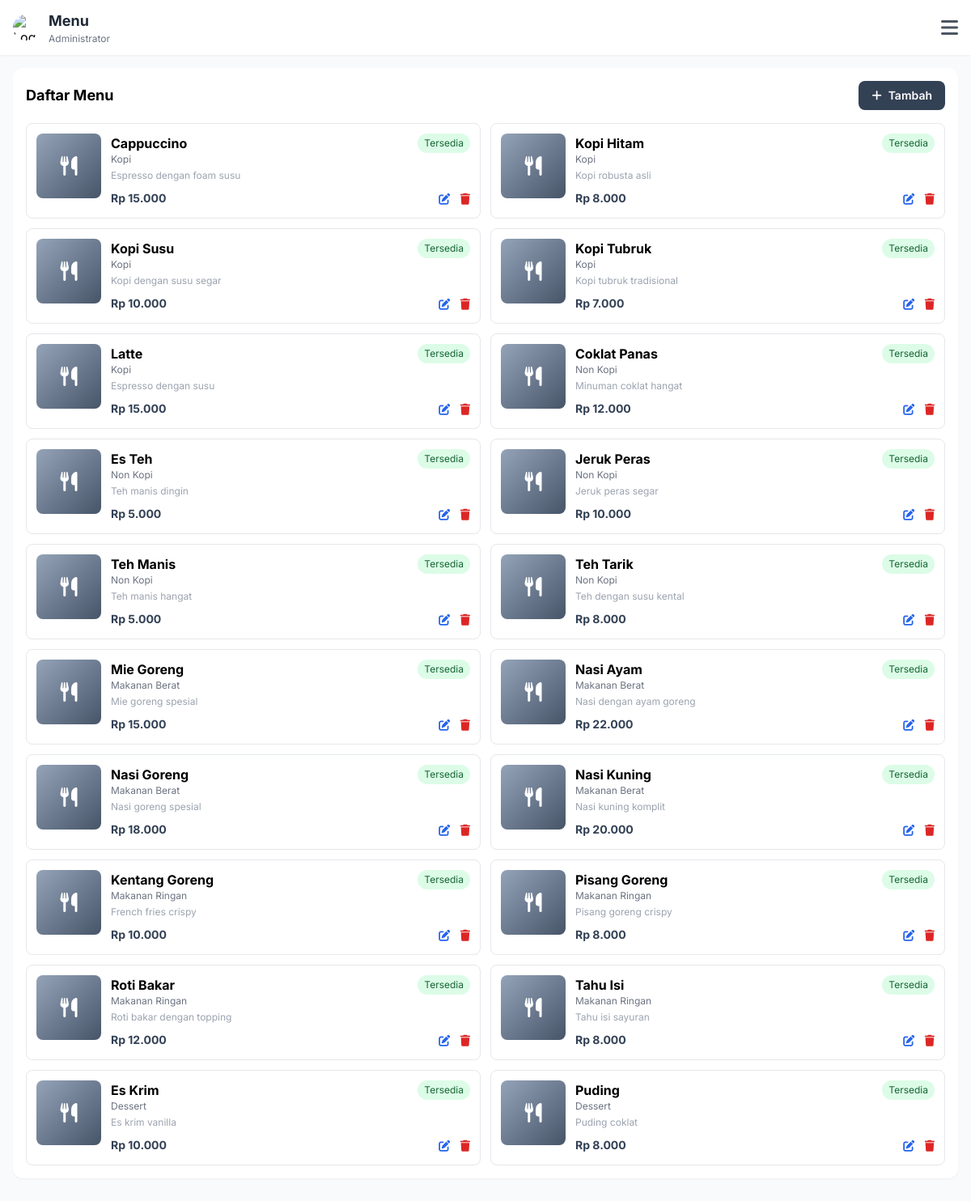
The app's page /admin/menu.php (signed in) with its own data.
### tables this page shows
CREATE TABLE `users` (
  `id` int(11) NOT NULL AUTO_INCREMENT,
  `username` varchar(50) NOT NULL,
  `email` varchar(100) NOT NULL,
  `password` varchar(255) NOT NULL,
  `full_name` varchar(100) NOT NULL,
  `role` enum('owner','kasir','dapur','pelayan','customer') NOT NULL DEFAULT 'customer',
  `phone` varchar(20) DEFAULT NULL,
  `is_active` tinyint(1) DEFAULT 1,
  `created_at` timestamp NOT NULL DEFAULT CURRENT_TIMESTAMP,
  `updated_at` timestamp NOT NULL DEFAULT CURRENT_TIMESTAMP ON UPDATE CURRENT_TIMESTAMP,
  PRIMARY KEY (`id`),
  UNIQUE KEY `username` (`username`),
  UNIQUE KEY `email` (`email`),
  KEY `idx_role` (`role`),
  KEY `idx_is_active` (`is_active`)
);

CREATE TABLE `menus` (
  `id` int(11) NOT NULL AUTO_INCREMENT,
  `category_id` int(11) NOT NULL,
  `name` varchar(100) NOT NULL,
  `slug` varchar(100) NOT NULL,
  `description` text,
  `price` decimal(10,2) NOT NULL,
  `image` varchar(255) DEFAULT NULL,
  `is_available` tinyint(1) DEFAULT 1,
  `is_recommended` tinyint(1) DEFAULT 0,
  `preparation_time` int(11) DEFAULT 15 COMMENT 'in minutes',
  `stock` int(11) DEFAULT NULL COMMENT 'null = unlimited',
  `created_at` timestamp NOT NULL DEFAULT CURRENT_TIMESTAMP,
  `updated_at` timestamp NOT NULL DEFAULT CURRENT_TIMESTAMP ON UPDATE CURRENT_TIMESTAMP,
  PRIMARY KEY (`id`),
  UNIQUE KEY `slug` (`slug`),
  KEY `idx_category` (`category_id`),
  KEY `idx_is_available` (`is_available`),
  KEY `idx_is_recommended` (`is_recommended`),
  CONSTRAINT `fk_menu_category` FOREIGN KEY (`category_id`) REFERENCES `categories` (`id`) ON DELETE CASCADE
);

CREATE TABLE `categories` (
  `id` int(11) NOT NULL AUTO_INCREMENT,
  `name` varchar(50) NOT NULL,
  `slug` varchar(50) NOT NULL,
  `description` text,
  `icon` varchar(50) DEFAULT NULL,
  `sort_order` int(11) DEFAULT 0,
  `is_active` tinyint(1) DEFAULT 1,
  `created_at` timestamp NOT NULL DEFAULT CURRENT_TIMESTAMP,
  `updated_at` timestamp NOT NULL DEFAULT CURRENT_TIMESTAMP ON UPDATE CURRENT_TIMESTAMP,
  PRIMARY KEY (`id`),
  UNIQUE KEY `slug` (`slug`),
  KEY `idx_is_active` (`is_active`),
  KEY `idx_sort_order` (`sort_order`)
);

### config/config.php (called while the page is built, shortened)
<?php
require_once ROOT_PATH . '/includes/functions.php';
function getCurrentUser() {
    $db = getDB();
    $stmt = $db->prepare("SELECT id, username, email, full_name, role, phone FROM users WHERE id = ? AND is_active = 1");
    $stmt->execute([$_SESSION['user_id']]);
    return $stmt->fetch();
}

### includes/functions.php (called while the page is built, shortened)
<?php
function formatRupiah($amount) {
    return 'Rp ' . number_format($amount, 0, ',', '.');
}

### admin/menu.php (the view, shortened to what this page needs)
<?php
require_once '../config/config.php';
$pageTitle = 'Menu';
$user = getCurrentUser();
$db = getDB();
$stmt = $db->query("SELECT m.*, c.name as category_name FROM menus m JOIN categories c ON m.category_id = c.id ORDER BY c.sort_order, m.name");
$menus = $stmt->fetchAll();
include '../includes/header.php';
?>
<main class="p-4 pb-32 sm:pb-24">
    <div class="bg-white rounded-xl shadow-sm p-4 mb-4">
        <div class="flex justify-between items-center mb-4">
            <h2 class="font-bold text-lg">Daftar Menu</h2>
            <button onclick="showAddModal()" class="bg-slate-700 hover:bg-slate-800 text-white px-4 py-2 rounded-lg text-sm font-semibold">
                <i class="fas fa-plus mr-2"></i>Tambah
            </button>
        </div>
        <div class="grid grid-cols-1 sm:grid-cols-2 gap-3">
            <?php foreach ($menus as $menu): ?>
            <div class="border rounded-lg p-3 hover:shadow-md transition">
                <div class="flex gap-3">
                    <div class="w-20 h-20 flex-shrink-0 rounded-lg overflow-hidden bg-gradient-to-br from-slate-400 to-slate-600 flex items-center justify-center">
                        <?php if ($menu['image']): ?>
                            <img src="<?= UPLOADS_URL . '/' . $menu['image'] ?>" alt="<?= $menu['name'] ?>" class="w-full h-full object-cover">
                        <?php else: ?>
                            <i class="fas fa-utensils text-white text-2xl"></i>
                        <?php endif; ?>
                    </div>
                    <div class="flex-1">
                        <div class="flex justify-between items-start mb-2">
                            <div class="flex-1">
                                <p class="font-bold"><?= $menu['name'] ?></p>
                                <p class="text-xs text-gray-500"><?= $menu['category_name'] ?></p>
                                <?php if ($menu['description']): ?>
                                <p class="text-xs text-gray-400 mt-1 line-clamp-1"><?= $menu['description'] ?></p>
                                <?php endif; ?>
                            </div>
                            <span class="px-2 py-1 text-xs rounded-full <?= $menu['is_available'] ? 'bg-green-100 text-green-800' : 'bg-red-100 text-red-800' ?>">
                                <?= $menu['is_available'] ? 'Tersedia' : 'Habis' ?>
                            </span>
                        </div>
                        <div class="flex justify-between items-center">
                            <p class="font-bold text-slate-700 text-sm"><?= formatRupiah($menu['price']) ?></p>
                            <div class="space-x-2">
                                <button onclick='editMenu(<?= json_encode($menu) ?>)' class="text-blue-600 hover:text-blue-800 text-sm">
                                    <i class="fas fa-edit"></i>
                                </button>
                                <a href="?delete=<?= $menu['id'] ?>" onclick="return confirm('Yakin hapus?')" class="text-red-600 hover:text-red-800 text-sm">
                                    <i class="fas fa-trash"></i>
                                </a>
                            </div>
                        </div>
                    </div>
                </div>
            </div>
            <?php endforeach; ?>
        </div>
    </div>
</main>
<?php include '../includes/footer.php'; ?>

### includes/header.php (shortened to what this page needs)
<!DOCTYPE html>
<html lang="id">
<head>
    <script src="https://cdn.tailwindcss.com"></script>
    <link rel="stylesheet" href="https://cdnjs.cloudflare.com/ajax/libs/font-awesome/6.4.0/css/all.min.css">
</head>
<body class="bg-gray-50">
    <header class="bg-white shadow-sm sticky top-0 z-40">
        <div class="flex items-center justify-between px-4 py-3">
            <div class="flex items-center space-x-3">
                <img src="https://mms.img.susercontent.com/85fa98256609ae0a681bf062317895b0" alt="Logo" class="w-8 h-8 rounded-full object-cover">
                <div>
                    <h1 class="text-lg font-bold text-gray-800"><?= $pageTitle ?? 'Dashboard' ?></h1>
                    <p class="text-xs text-gray-500"><?= $user['full_name'] ?></p>
                </div>
            </div>
            <button onclick="toggleMenu()" class="text-gray-600 hover:text-gray-800">
                <i class="fas fa-bars text-2xl"></i>
            </button>
        </div>
    </header>

### includes/footer.php (shortened to what this page needs)
</body>
</html>

### includes/header.php (style rules this page uses)
body { font-family: 'Inter', -apple-system, BlinkMacSystemFont, sans-serif; }

### records on screen
users: full_name "Administrator"
menus: name "Cappuccino", category.name "Kopi", description "Espresso dengan foam susu", is_available "Tersedia", price "Rp 15.000"
menus: name "Kopi Hitam", category.name "Kopi", description "Kopi robusta asli", is_available "Tersedia", price "Rp 8.000"
menus: name "Kopi Susu", category.name "Kopi", description "Kopi dengan susu segar", is_available "Tersedia", price "Rp 10.000"
menus: name "Kopi Tubruk", category.name "Kopi", description "Kopi tubruk tradisional", is_available "Tersedia", price "Rp 7.000"
menus: name "Latte", category.name "Kopi", description "Espresso dengan susu", is_available "Tersedia", price "Rp 15.000"
menus: name "Coklat Panas", category.name "Non Kopi", description "Minuman coklat hangat", is_available "Tersedia", price "Rp 12.000"
menus: name "Es Teh", category.name "Non Kopi", description "Teh manis dingin", is_available "Tersedia", price "Rp 5.000"
menus: name "Jeruk Peras", category.name "Non Kopi", description "Jeruk peras segar", is_available "Tersedia", price "Rp 10.000"
menus: name "Teh Manis", category.name "Non Kopi", description "Teh manis hangat", is_available "Tersedia", price "Rp 5.000"
menus: name "Teh Tarik", category.name "Non Kopi", description "Teh dengan susu kental", is_available "Tersedia", price "Rp 8.000"
menus: name "Mie Goreng", category.name "Makanan Berat", description "Mie goreng spesial", is_available "Tersedia", price "Rp 15.000"
menus: name "Nasi Ayam", category.name "Makanan Berat", description "Nasi dengan ayam goreng", is_available "Tersedia", price "Rp 22.000"
menus: name "Nasi Goreng", category.name "Makanan Berat", description "Nasi goreng spesial", is_available "Tersedia", price "Rp 18.000"
menus: name "Nasi Kuning", category.name "Makanan Berat", description "Nasi kuning komplit", is_available "Tersedia", price "Rp 20.000"
menus: name "Kentang Goreng", category.name "Makanan Ringan", description "French fries crispy", is_available "Tersedia", price "Rp 10.000"
menus: name "Pisang Goreng", category.name "Makanan Ringan", description "Pisang goreng crispy", is_available "Tersedia", price "Rp 8.000"
menus: name "Roti Bakar", category.name "Makanan Ringan", description "Roti bakar dengan topping", is_available "Tersedia", price "Rp 12.000"
menus: name "Tahu Isi", category.name "Makanan Ringan", description "Tahu isi sayuran", is_available "Tersedia", price "Rp 8.000"
menus: name "Es Krim", category.name "Dessert", description "Es krim vanilla", is_available "Tersedia", price "Rp 10.000"
menus: name "Puding", category.name "Dessert", description "Puding coklat", is_available "Tersedia", price "Rp 8.000"

### other values on screen
$pageTitle "Menu"
